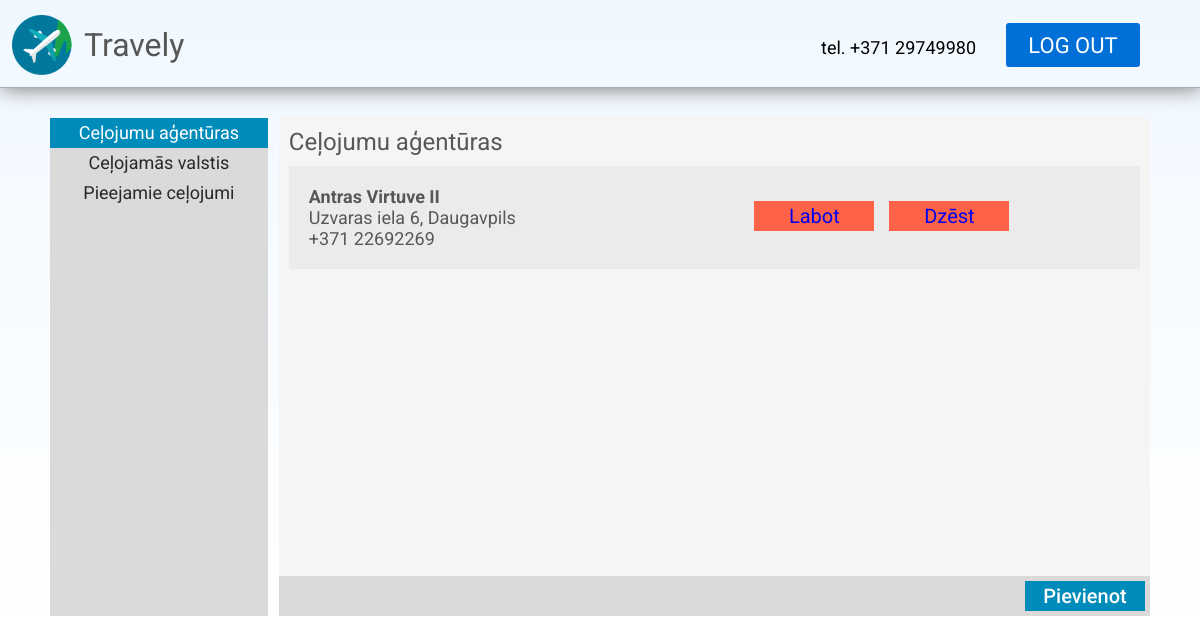
The app's page /admin/agencies, older data.
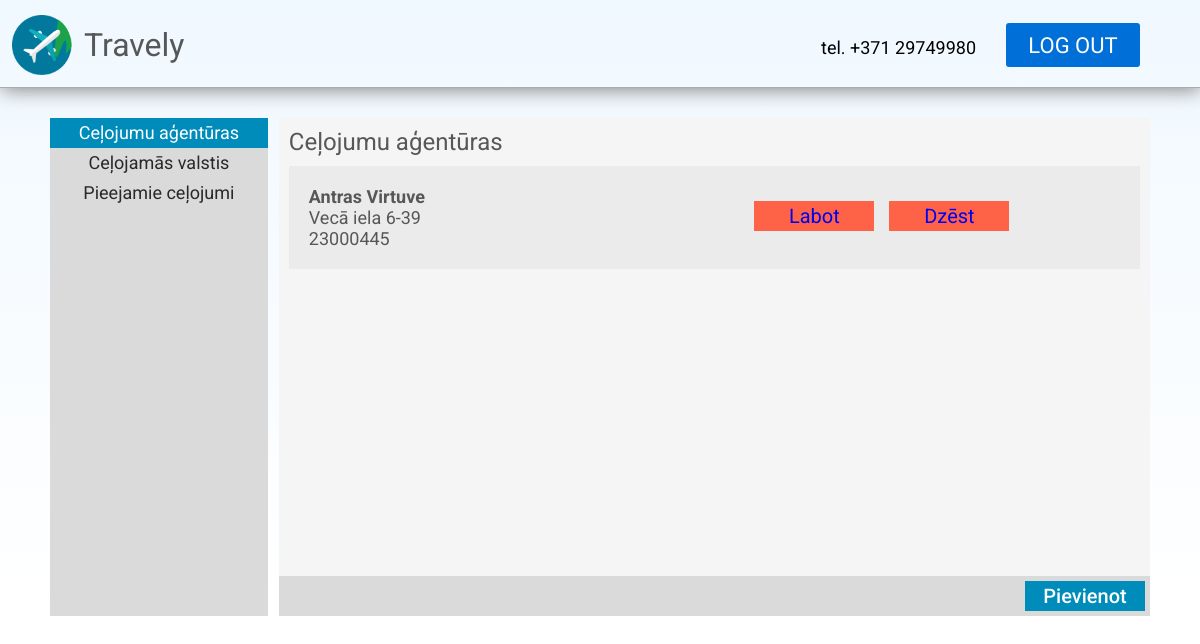
The same page, newer data.
### models.py (models this page shows, shortened)
class Agency(db.Model):
    id = db.Column(db.Integer, primary_key=True)
    name = db.Column(db.String(120), nullable=False)
    address = db.Column(db.String(120))
    number = db.Column(db.String(18))
    children = db.relationship("Trip", cascade="all, delete")

### main.py (the view)
@app.route('/admin/agencies')
def admin_agencies():
    return render_template("templates/agencies.html", agencies = Agency.query.all())

### templates/templates/agencies.html
{% extends "admin.html" %}
{% block title %}
<div id="admin-page-content">
    <div id="ap-selector">
        <div id="ap-selector-list">
            <ul class="nav-ul">
                <li class="selector" id="selected">Ceļojumu aģentūras</li>
                <a href="/admin/countries"><li class="selector">Ceļojamās valstis</li></a>
                <a href="/admin/trips"><li class="selector">Pieejamie ceļojumi</li></a>
            </ul>
        </div>
        <div id="ap-selector-display">
            <h2 class="subtitle">Ceļojumu aģentūras</h2>
            <div id="ap-selector-display-list">
                {% if agencies %}
                    {% for agency in agencies %}
                    <div class="ap-list-member">
                        <ul class="list-ul">
                            <li style="font-weight: bold;">{{ agency.name }}</li>
                            <li>{{ agency.address }}</li>
                            <li>{{ agency.number }}</li>
                        </ul>
                        <a href="/admin/edit/agency/{{ agency.id }}"><h2 class="ap-list-control correct">Labot</h2></a>
                        <a href="/admin/remove/agency/{{ agency.id }}"><h2 class="ap-list-control">Dzēst</h2></a>
                    </div>
                    {% endfor %}
                {% else %}
                <p id="ap-description">Nav agencies, perhaps 404?</p>
                {% endif %}
            </div>
            <div id="ap-selector-footer">
                <a href="/admin/add/agencies" style="margin-left: auto;"><h2 class="ap-list-add">Pievienot</h2></a>
            </div>
        </div>
    </div>
</div>
{% endblock %}

Row changes from the older to the newer data that the page shows:
changed Agency: name "Antras Virtuve II" → "Antras Virtuve"; address "Uzvaras iela 6, Daugavpils" → "Vecā iela 6-39"; number "+371 22692269" → "23000445"
